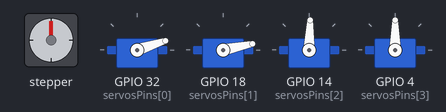
This sketch was run on a simulated ESP32. Parts: stepper motor, 4 × servo. Wiring (inferred from the names in the program): stepper motor driver (800 steps per turn assumed): step GPIO 25; direction GPIO 26. What the sketch prints to the serial monitor is not drawn.

Above: at 0.15 s.
At 4.8 s:
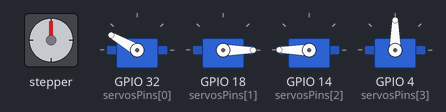
At 8.8 s:
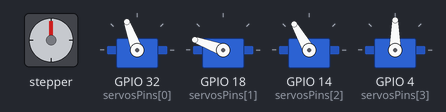
At 13.0 s:
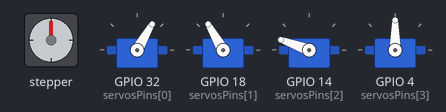
At 21.5 s:
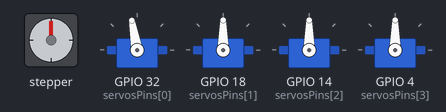
At 39.0 s:
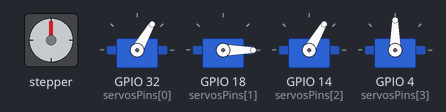
Timing chart, 0 to 40.0 s (numbered marks = the images above):
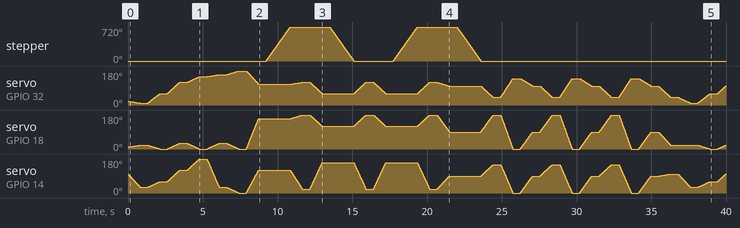

The sketch:

sketch_apr13a.ino
```cpp
#include<math.h>

#include <Servo.h>
static const int servosPins[4] = {32 , 18 , 14, 4};
#define dirPin 26
#define stepPin 25
Servo servos[4];
float m1 = 20;
float m2 = 10;
float m3 = 100;

void setup()
{
  pinMode(stepPin, OUTPUT);
  pinMode(dirPin, OUTPUT);
  Serial.begin(115200);

  for (int i = 0; i < 4; ++i)
  {
    if (!servos[i].attach(servosPins[i]))
    {
      Serial.print("Servo ");
      Serial.print(i);
      Serial.println("attach error");
    }
  }
}

void loop()
{
  ArmMovement(10, 20, 30);
  ArmMovement(60, 0, 60);
  ArmMovement(120, 30, 120);
  ArmMovement(150, 0, 180);
  ArmMovement(160, 30, 30);
  ArmMovement(180, 0, 0);
  ArmMovement(110, 160, 120);
  clockwise();
  clockwise();
  ArmMovement(120, 180, 20);
  ArmMovement(60, 120, 160);
  anticlockwise();
  anticlockwise();
  ArmMovement(120, 180, 20);
  ArmMovement(60, 120, 160);
  clockwise();
  clockwise();
  ArmMovement(120, 180, 20);
  ArmMovement(100, 90, 90);
  anticlockwise();
  anticlockwise();
   ArmMovement(40, 180, 150);
  ArmMovement(140, 0, 0);
  ArmMovement(100, 90, 90);
   ArmMovement(40, 180, 150);
  ArmMovement(140, 0, 0);
  ArmMovement(100, 90, 90);
   ArmMovement(40, 180, 150);
   ArmMovement(140, 0, 0);
   ArmMovement(100, 90, 90);
   ArmMovement(40, 20, 100);
}

void ArmMovement(int theta1, int theta2, int theta3)
{
    float f1 = theta1;
    float f2 = theta2;
    float f3 = theta3;
    // float d1 = (f1-m1)/(f2-m1), d2 = (f2-m2)/(f2-m1), d3 = (f3-m3)/(f2-m1);
    int f = 180;
    int m = 20;  // f will be maximum value of all Angle, and x will we smallest Angle of all angle
    float d1 = (f1-m1)/(f-m);
    float d2 = (f2-m2)/(f-m);
    float d3 = (f3-m3)/(f-m);

    Serial.print(d1);
    Serial.print(",");
    Serial.print(d2);
    Serial.print(",");
    Serial.print(d3);
    Serial.println();
    float ang1 = m1;
    float ang2 = m2;
    float ang3 = m3;
    for (int i = m; i<f; i ++)
    {
        ang1 = ang1 + d1;
        ang2 = ang2 + d2;
        ang3 = ang3 + d3;
        Serial.print(round(ang1));
        Serial.print(",");
        Serial.print(round(ang2));
        Serial.print(",");
        Serial.print(round(ang3));
        Serial.println("");
        servos[0].write(round(ang1));
        servos[1].write(round(ang2));
        servos[2].write(round(ang3));
        delay(5);
    }
  m1 = round(ang1);
  m2 = round(ang2);
  m3 = round(ang3);
  delay(500);
}
void clockwise()
{
  int stepsPerRevolution = 800;
  digitalWrite(dirPin, HIGH);
  for (int i = 0; i < stepsPerRevolution; i++)
  {
    digitalWrite(stepPin, HIGH);
    delayMicroseconds(500);
    digitalWrite(stepPin, LOW);
    delayMicroseconds(500);
  }
}

//---------Anticlockwise Steper motor------------

void anticlockwise()
{
  int stepsPerRevolution = 800;
  digitalWrite(dirPin, LOW);
  for (int i = 0; i < stepsPerRevolution; i++)
  {
    digitalWrite(stepPin, HIGH);
    delayMicroseconds(500);
    digitalWrite(stepPin, LOW);
    delayMicroseconds(500);
  }
}
```

Measured:
- by itself, stepper: turns 720° clockwise in 1.6 s, then 720° counter-clockwise in 1.6 s, then 720° clockwise in 1.6 s, then 720° counter-clockwise in 1.6 s
